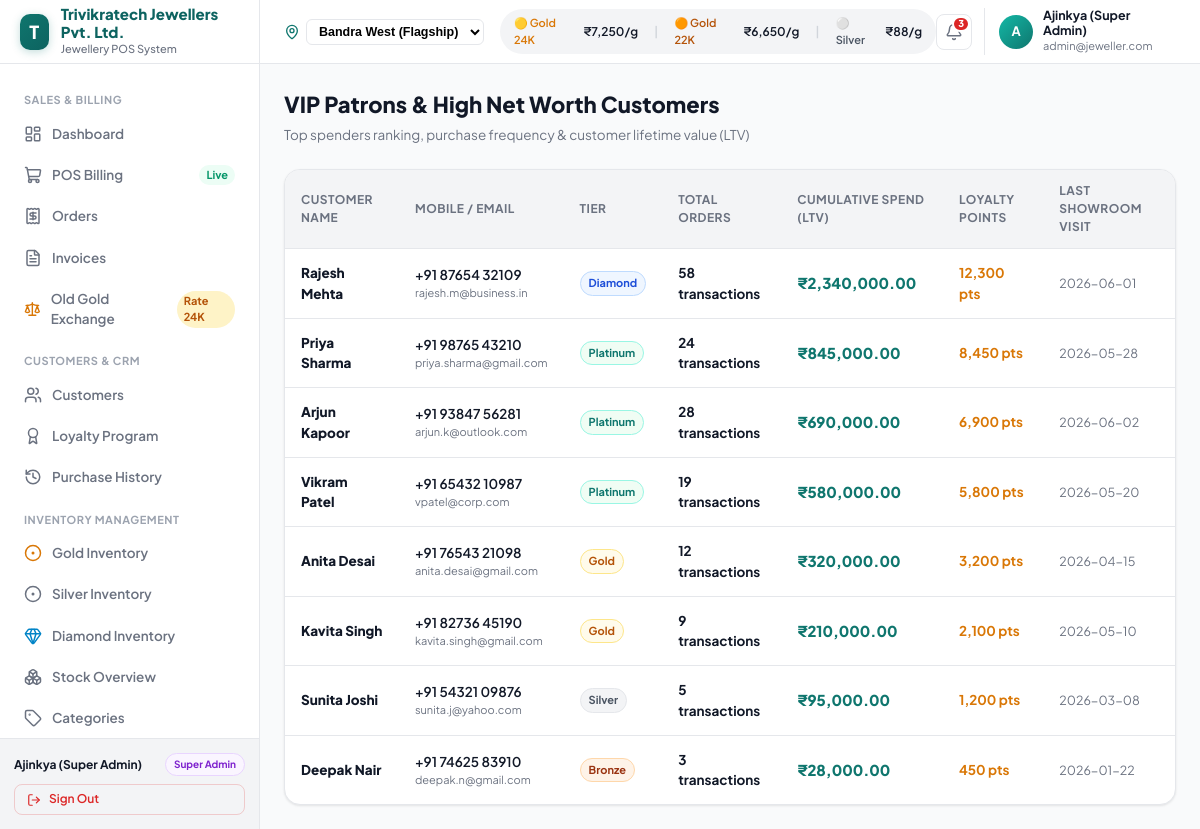
Page /customer-reports.php (signed in) on the committed database.
### tables this page shows
CREATE TABLE `customers` (
  `id` INT AUTO_INCREMENT PRIMARY KEY,
  `name` VARCHAR(150) NOT NULL,
  `mobile` VARCHAR(20) NOT NULL UNIQUE,
  `email` VARCHAR(191) DEFAULT NULL,
  `city` VARCHAR(100) DEFAULT 'Mumbai',
  `address` TEXT DEFAULT NULL,
  `birthday` DATE DEFAULT NULL,
  `anniversary` DATE DEFAULT NULL,
  `gstin` VARCHAR(30) DEFAULT NULL,
  `loyalty_points` INT DEFAULT 0,
  `loyalty_tier` ENUM('Bronze', 'Silver', 'Gold', 'Platinum', 'Diamond') DEFAULT 'Bronze',
  `lifetime_value` DECIMAL(14,2) DEFAULT 0.00,
  `total_orders` INT DEFAULT 0,
  `last_visit` DATE DEFAULT NULL,
  `created_at` TIMESTAMP DEFAULT CURRENT_TIMESTAMP
);

### config/helpers.php (called while the page is built, shortened)
<?php
function formatFullINR($amount) {
    return '₹' . number_format((float)$amount, 2, '.', ',');
}
function getTierBadgeClass($tier) {
    switch ($tier) {
        case 'Diamond': return 'badge-diamond';
        case 'Platinum': return 'badge-platinum';
        case 'Gold': return 'badge-gold';
        case 'Silver': return 'badge-silver';
        case 'Bronze': default: return 'badge-bronze';
    }
}

### customer-reports.php (the view, shortened to what this page needs)
<?php
require_once __DIR__ . '/config/helpers.php';
$db = getDBConnection();
$vipCustomers = [];
try {
    $stmt = $db->query("SELECT * FROM customers ORDER BY lifetime_value DESC LIMIT 10");
    $vipCustomers = $stmt->fetchAll();
} catch (Exception $e) {}
require_once __DIR__ . '/includes/header.php';
require_once __DIR__ . '/includes/sidebar.php';
require_once __DIR__ . '/includes/topbar.php';
?>
<div style="display: flex; justify-content: space-between; align-items: center; margin-bottom: 24px;">
  <div>
    <h1 style="font-size: 22px; font-weight: 800; color: #111827; margin: 0;">VIP Patrons & High Net Worth Customers</h1>
    <p style="font-size: 13.5px; color: #6B7280; margin: 4px 0 0;">Top spenders ranking, purchase frequency & customer lifetime value (LTV)</p>
  </div>
</div>
<div class="table-container">
  <table class="data-table">
    <thead>
      <tr>
        <th>Customer Name</th>
        <th>Mobile / Email</th>
        <th>Tier</th>
        <th>Total Orders</th>
        <th>Cumulative Spend (LTV)</th>
        <th>Loyalty Points</th>
        <th>Last Showroom Visit</th>
      </tr>
    </thead>
    <tbody>
      <?php foreach ($vipCustomers as $vip): ?>
        <tr>
          <td style="font-weight: 800; color: #111827;"><?= htmlspecialchars($vip['name']) ?></td>
          <td>
            <div style="font-weight: 600;"><?= htmlspecialchars($vip['mobile']) ?></div>
            <div style="font-size: 11px; color: #6B7280;"><?= htmlspecialchars($vip['email'] ?? '') ?></div>
          </td>
          <td>
            <span class="badge <?= getTierBadgeClass($vip['loyalty_tier']) ?>">
              <?= htmlspecialchars($vip['loyalty_tier']) ?>
            </span>
          </td>
          <td style="font-weight: 700;"><?= (int)$vip['total_orders'] ?> transactions</td>
          <td style="font-weight: 900; color: var(--color-primary); font-size: 15px;"><?= formatFullINR($vip['lifetime_value']) ?></td>
          <td style="font-weight: 700; color: #D97706;"><?= number_format($vip['loyalty_points']) ?> pts</td>
          <td style="color: #6B7280; font-size: 12.5px;"><?= htmlspecialchars($vip['last_visit'] ?? 'Recent') ?></td>
        </tr>
      <?php endforeach; ?>
    </tbody>
  </table>
</div>
<?php require_once __DIR__ . '/includes/footer.php'; ?>

### assets/css/style.css (style rules this page uses)
:root { --color-primary: #0F766E; --color-primary-dark: #0d6360; --color-primary-light: #14B8A6; --color-primary-subtle:#F0FDFA; --color-accent: #D4AF37; --color-accent-light: #FDE68A; --color-accent-subtle: #FFFBEB; --color-bg: #F9FAFB; --color-surface: #FFFFFF; --color-surface-2: #F3F4F6; --color-border: #E5E7EB; --color-border-2: #D1D5DB; --color-text-1: #111827; --color-text-2: #6B7280; --color-text-3: #9CA3AF; --color-success: #059669; --color-warning: #D97706; --color-danger: #DC2626; --color-info: #2563EB; --shadow-xs: 0 1px 2px rgba(0,0,0,0.05); --shadow-sm: 0 1px 3px rgba(0,0,0,0.06), 0 1px 2px rgba(0,0,0,0.04); --shadow-md: 0 4px 16px rgba(0,0,0,0.06), 0 1px 4px rgba(0,0,0,0.04); --shadow-lg: 0 8px 32px rgba(0,0,0,0.08), 0 2px 8px rgba(0,0,0,0.04); --shadow-xl: 0 20px 40px rgba(0,0,0,0.12); --radius-sm: 8px; --radius-md: 12px; --radius-lg: 16px; --radius-xl: 20px; --sidebar-width: 260px; --topbar-height: 64px; }
*, *::before, *::after { box-sizing: border-box; margin: 0; padding: 0; }
body { font-family: 'Plus Jakarta Sans', -apple-system, BlinkMacSystemFont, 'Segoe UI', Roboto, sans-serif; background-color: var(--color-bg); color: var(--color-text-1); font-size: 14px; line-height: 1.5; -webkit-font-smoothing: antialiased; }
.badge { display: inline-flex; align-items: center; gap: 4px; padding: 3px 8px; border-radius: 999px; font-size: 11px; font-weight: 700; }
.badge-gold { background: #FFFBEB; color: #B45309; border: 1px solid #FDE68A; }
.badge-silver { background: #F3F4F6; color: #4B5563; border: 1px solid #E5E7EB; }
.badge-diamond { background: #EFF6FF; color: #1D4ED8; border: 1px solid #BFDBFE; }
.badge-platinum { background: #F0FDF4; color: #0F766E; border: 1px solid #99F6E4; }
.badge-bronze { background: #FEF3E8; color: #9A3412; border: 1px solid #FED7AA; }
.table-container { overflow-x: auto; background: #FFFFFF; border: 1px solid var(--color-border); border-radius: var(--radius-lg); box-shadow: var(--shadow-sm); }
.data-table { width: 100%; border-collapse: collapse; text-align: left; font-size: 13.5px; }
.data-table th { background: var(--color-surface-2); padding: 12px 16px; font-size: 12px; font-weight: 700; text-transform: uppercase; letter-spacing: 0.04em; color: var(--color-text-2); border-bottom: 1px solid var(--color-border); }
.data-table td { padding: 14px 16px; border-bottom: 1px solid var(--color-border); color: var(--color-text-1); }
.data-table tr:last-child td { border-bottom: none; }

### rows in the picture
customers: name "Rajesh Mehta", mobile "+91 87654 32109", email "rajesh.m@business.in", loyalty_tier "Diamond", total_orders "58", lifetime_value "₹2,340,000.00", loyalty_points "12,300", last_visit "2026-06-01"
customers: name "Priya Sharma", mobile "+91 98765 43210", email "priya.sharma@gmail.com", loyalty_tier "Platinum", total_orders "24", lifetime_value "₹845,000.00", loyalty_points "8,450", last_visit "2026-05-28"
customers: name "Arjun Kapoor", mobile "+91 93847 56281", email "arjun.k@outlook.com", loyalty_tier "Platinum", total_orders "28", lifetime_value "₹690,000.00", loyalty_points "6,900", last_visit "2026-06-02"
customers: name "Vikram Patel", mobile "+91 65432 10987", email "vpatel@corp.com", loyalty_tier "Platinum", total_orders "19", lifetime_value "₹580,000.00", loyalty_points "5,800", last_visit "2026-05-20"
customers: name "Anita Desai", mobile "+91 76543 21098", email "anita.desai@gmail.com", loyalty_tier "Gold", total_orders "12", lifetime_value "₹320,000.00", loyalty_points "3,200", last_visit "2026-04-15"
customers: name "Kavita Singh", mobile "+91 82736 45190", email "kavita.singh@gmail.com", loyalty_tier "Gold", total_orders "9", lifetime_value "₹210,000.00", loyalty_points "2,100", last_visit "2026-05-10"
customers: name "Sunita Joshi", mobile "+91 54321 09876", email "sunita.j@yahoo.com", loyalty_tier "Silver", total_orders "5", lifetime_value "₹95,000.00", loyalty_points "1,200", last_visit "2026-03-08"
customers: name "Deepak Nair", mobile "+91 74625 83910", email "deepak.n@gmail.com", loyalty_tier "Bronze", total_orders "3", lifetime_value "₹28,000.00", loyalty_points "450", last_visit "2026-01-22"

### other values in the picture
getSetting('store_name', 'Trivikratech POS') "Trivikratech Jewellers Pvt. Ltd."
$currentUser['name'] "Ajinkya (Super Admin)"
$currentUser['role'] "Super Admin"
$gold24k "7,250"
$gold22k "6,650"
$silverRate "88"
$unreadCount "3"
substr($currentUser['name'] ?? 'A', 0, 1) "A"
$currentUser['email'] "admin@jeweller.com"
